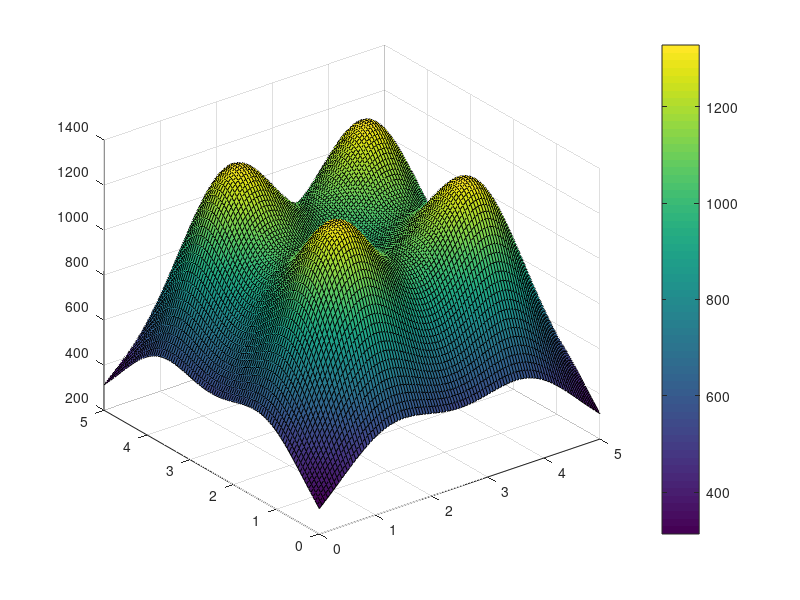
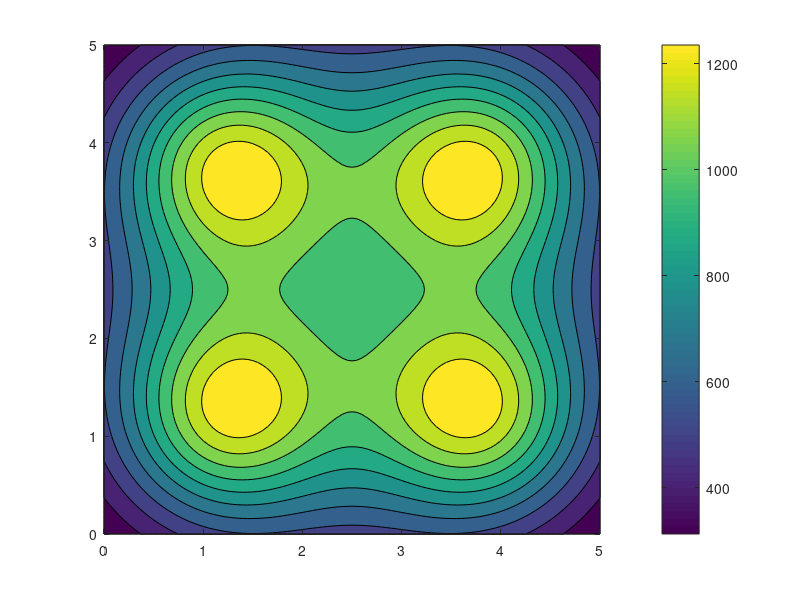

Write the MATLAB code that produced these figures, in order. (Note: this script raises an error after producing the figures.)
clc
close all
clear all
%% Room configuration
room.length = 5;
room.width = 5;
room.height = 2.5;

%% LED Lamps configuration
led.half_angle = 65;  %degree
led.m = -1/log2(cos(led.half_angle*pi/180));
led.minFC = 100;  %minimal forward current, mA
led.maxFC = 1000; %maximal forward current, mA
led.current_flux_polynomial_coeff = [1 1 1 1];

led.fc = 700;  %forward current, mA
led.flux = 10000; %5000;   %lumen, at some FC current
led.power = led.flux/683; % watt, approximately

%% LEDs scenario configuration
%% configuration 1
led.position_x = [1.25, 3.75];
led.position_y = [1.25, 3.75]';
led.position_z = 3;
%led.position_matrix_x = repmat(led.position_x,length(led.position_y),1);
%led.position_matrix_y = repmat(led.position_y,1,length(led.position_x));
led.position_matrix_x = [1.25,3.75;1.25,3.75];
led.position_matrix_y = [3.75,3.75;1.25,1.25];

%% configuration 2
% position_matrix_x1 = zeros(15,15);
% position_matrix_y1 = zeros(15,15);
% for i = 1:15
%     position_matrix_x1(i,:) = linspace(0.75,1.75,15);
% end
% for j = 1:15
%     position_matrix_y1(:,j) = linspace(0.75,1.75,15);
% end
% 
% position_matrix_x2= zeros(15,15);
% position_matrix_y2 = zeros(15,15);
% for i = 1:15
%     position_matrix_x2(i,:) = linspace(3.25,4.25,15);
% end
% for j = 1:15
%     position_matrix_y2(:,j) = linspace(0.75,1.75,15);
% end
% 
% position_matrix_x3= zeros(15,15);
% position_matrix_y3 = zeros(15,15);
% for i = 1:15
%     position_matrix_x3(i,:) = linspace(0.75,1.75,15);
% end
% for j = 1:15
%     position_matrix_y3(:,j) = linspace(3.25,4.25,15);
% end
% 
% position_matrix_x4= zeros(15,15);
% position_matrix_y4 = zeros(15,15);
% for i = 1:15
%     position_matrix_x4(i,:) = linspace(3.25,4.25,15);
% end
% for j = 1:15
%     position_matrix_y4(:,j) = linspace(3.25,4.25,15);
% end
% 
% position_matrix_x= [position_matrix_x1,position_matrix_x2;position_matrix_x3,position_matrix_x4];
% position_matrix_y= [position_matrix_y1,position_matrix_y2;position_matrix_y3,position_matrix_y4];

%
%% receiver configuration, point, or plane, or objects
% receiver plan
incre_space = 0.05;
[X, Y] = meshgrid(0:incre_space:room.length, 0:incre_space:room.width);
[r,c] = size(X);
illumination = zeros(r,c);
receiver_height = 0.85;

%% Luminous distribution calculation
m = length(led.position_x);
n = length(led.position_y);
for i = 1:r
    for j = 1:c
        for k = 1:m
            for l = 1:n
                vector_A  = [X(i,j)-led.position_matrix_x(k,l), Y(i,j)-led.position_matrix_y(k,l), receiver_height-room.height];
                cos_theta = abs(vector_A(3))/norm(vector_A);
                cos_yita = cos_theta;
                gain = (led.m+1)/2/pi*cos_theta^(led.m)*cos_yita/norm(vector_A)^2;
                illumination(i,j) = illumination(i,j) + led.flux*gain;
%                 res(i,j)
            end
        end
    end
end
figure;
set(gca,'Color','w');
surf(X,Y,illumination);
%image(illumination)
colormap %gray
colorbar
figure;
set(gca,'Color','w');
contourf(X,Y,illumination);
c = colorbar;
c.Label.String = 'Ilumination (lx)';
caxis([300 1200]) % set colorbar limits
hold on
plot(led.position_matrix_x,led.position_matrix_y,'ws','MarkerFaceColor',[0.5,0.5,0.5]);hold off
%LEDs={'LED1','LED2','LED3','LED4'};%,'LED5','LED6','LED7','LED8'};
text(led.position_matrix_x(1)+0.15, led.position_matrix_y(1)+0.15, 'LED1');
text(led.position_matrix_x(2)+0.15, led.position_matrix_y(2)+0.15, 'LED2');
text(led.position_matrix_x(3)+0.15, led.position_matrix_y(3)+0.15, 'LED3');
text(led.position_matrix_x(4)+0.15, led.position_matrix_y(4)+0.15, 'LED4');
